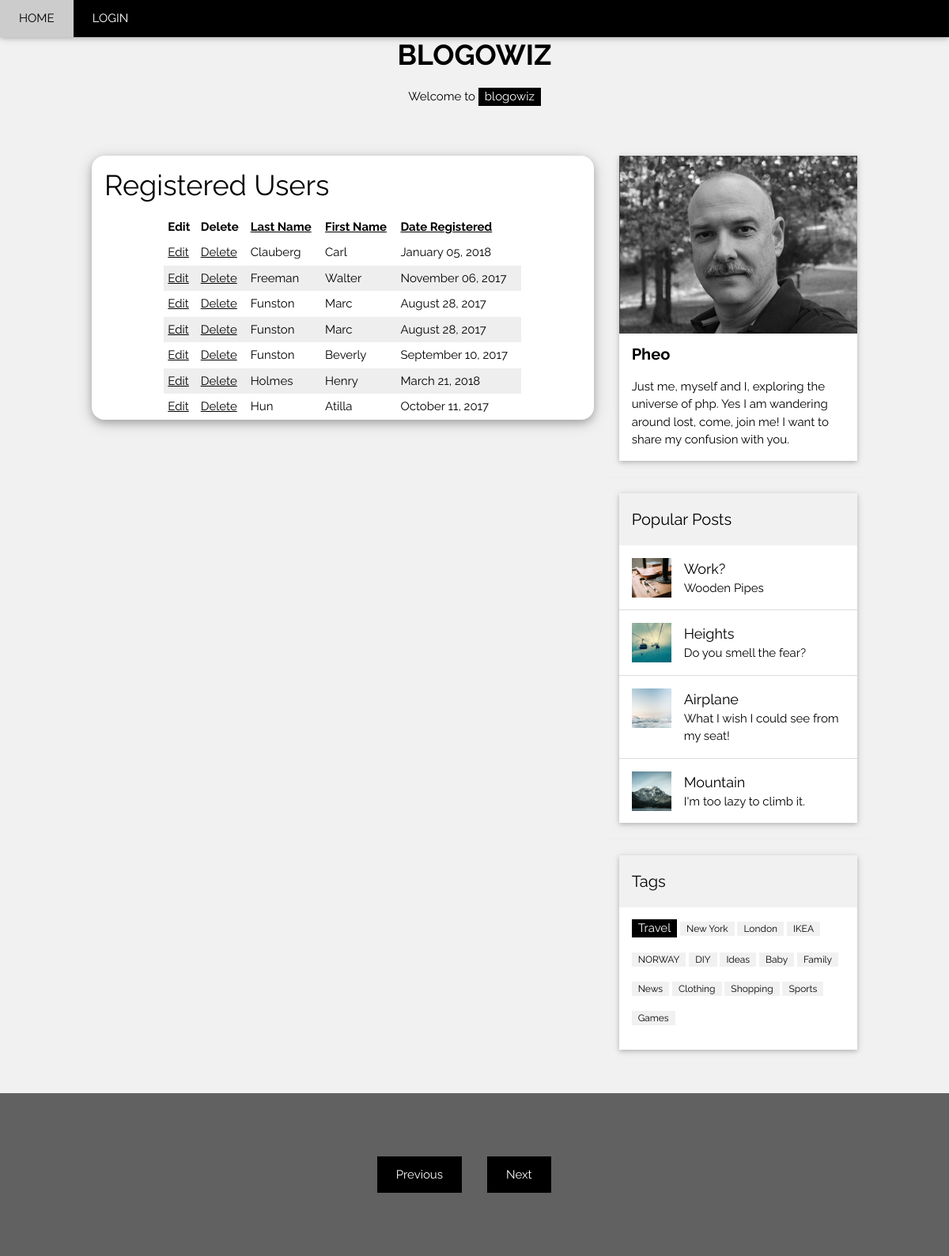
The app's page /view_users.php?sort=ln with its own data.
### tables this page shows
CREATE TABLE users (
user_id TINYINT UNSIGNED NOT NULL AUTO_INCREMENT,
first_name VARCHAR(20),
last_name VARCHAR(40),
admin BOOL,
user_name VARCHAR(40) NOT NULL,
email VARCHAR(60) NOT NULL,
password VARCHAR(40) NOT NULL,
registration_date DATETIME NOT NULL,
PRIMARY KEY (user_id)
);

### view_users.php (the view, shortened to what this page needs)
<?php
include ('includes/head.php');
echo "   <div class=\"w3-card-4 w3-margin w3-white w3-round-xlarge\">\n";
echo "       <div class=\"w3-container\">\n";
echo '          <h1>Registered Users</h1>';
require ('includes/mysqli_connect.php');
$display = 10;
if (isset($_GET['s']) && is_numeric($_GET['s'])) {
	$start = $_GET['s'];
} else {
	$start = 0;
}
$sort = (isset($_GET['sort'])) ? $_GET['sort'] : 'rd';
switch ($sort) {
	case 'ln':
		$order_by = 'last_name ASC';
		break;
}
$q = "SELECT last_name, first_name, DATE_FORMAT(registration_date, '%M %d, %Y') AS dr, user_id FROM users ORDER BY $order_by LIMIT $start, $display";
$r = @mysqli_query ($dbc, $q);
echo '<table align="center" cellspacing="0" cellpadding="5" width="75%">
<tr>
	<td align="left"><b>Edit</b></td>
	<td align="left"><b>Delete</b></td>
	<td align="left"><b><a href="view_users.php?sort=ln">Last Name</a></b></td>
	<td align="left"><b><a href="view_users.php?sort=fn">First Name</a></b></td>
	<td align="left"><b><a href="view_users.php?sort=rd">Date Registered</a></b></td>
</tr>
';
$bg = '#eeeeee';
while ($row = mysqli_fetch_array($r, MYSQLI_ASSOC)) {
	$bg = ($bg=='#eeeeee' ? '#ffffff' : '#eeeeee');
		echo '<tr bgcolor="' . $bg . '">
		<td align="left"><a href="edit_user.php?id=' . $row['user_id'] . '">Edit</a></td>
		<td align="left"><a href="delete_user.php?id=' . $row['user_id'] . '">Delete</a></td>
		<td align="left">' . $row['last_name'] . '</td>
		<td align="left">' . $row['first_name'] . '</td>
		<td align="left">' . $row['dr'] . '</td>
	</tr>
	';
}
echo '</table>';
echo"       </div>\n";
echo"   </div>\n";
include ('includes/footer.php');
?>

### style/w3.css (style rules this page uses)
html { box-sizing:border-box }
*,*:before,*:after { box-sizing:inherit }
html { -ms-text-size-adjust:100%;-webkit-text-size-adjust:100% }
body { margin:0 }
a { background-color:transparent;-webkit-text-decoration-skip:objects }
html,body { font-family:Verdana,sans-serif;font-size:15px;line-height:1.5 }
html { overflow-x:hidden }
h1 { font-size:36px }
h1,h2,h3,h4,h5,h6 { font-family:"Segoe UI",Arial,sans-serif;font-weight:400;margin:10px 0 }
a { color:inherit }
.w3-container:after,.w3-container:before,.w3-panel:after,.w3-panel:before,.w3-row:after,.w3-row:before,.w3-row-padding:after,.w3-row-padding:before, .w3-cell-row:before,.w3-cell-row:after,.w3-clear:after,.w3-clear:before,.w3-bar:before,.w3-bar:after { content:"";display:table;clear:both }
.w3-round-xlarge { border-radius:16px }
.w3-container,.w3-panel { padding:0.01em 16px }
.w3-card-4,.w3-hover-shadow:hover { box-shadow:0 4px 10px 0 rgba(0,0,0,0.2),0 4px 20px 0 rgba(0,0,0,0.19) }
.w3-margin { margin:16px!important }
.w3-white,.w3-hover-white:hover { color:#000!important;background-color:#fff!important }
.w3-light-grey,.w3-hover-light-grey:hover,.w3-light-gray,.w3-hover-light-gray:hover { color:#000!important;background-color:#f1f1f1!important }

### includes/head.php (style rules this page uses)
body,h1,h2,h3,h4,h5 { font-family: "Raleway", sans-serif }

### records on screen
users: last_name "Clauberg", first_name "Carl", dr "January 05, 2018"
users: last_name "Freeman", first_name "Walter", dr "November 06, 2017"
users: last_name "Funston", first_name "Marc", dr "August 28, 2017"
users: last_name "Funston", first_name "Marc", dr "August 28, 2017"
users: last_name "Funston", first_name "Beverly", dr "September 10, 2017"
users: last_name "Holmes", first_name "Henry", dr "March 21, 2018"
users: last_name "Hun", first_name "Atilla", dr "October 11, 2017"
